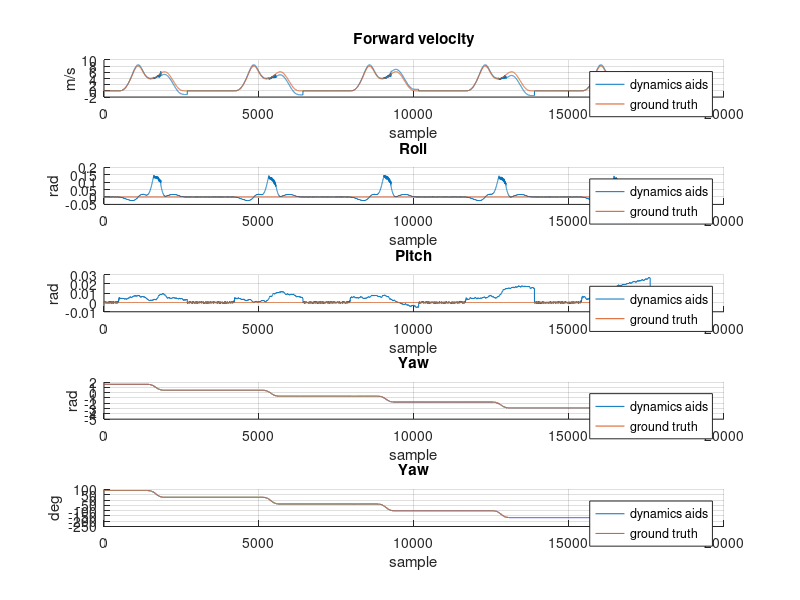

The MATLAB script that drew this image:
close all
clc

load('riferimenti.mat')
load('Dynamics_aided.mat')



%% PLOT DATI
l = length(dynamics_aids);
% Estraggo le componenti di posizione
j = 1;
for i=1:l
    % Estraggo i ground truth
    Vf_gt(j) = ground_truth(2,i);
    phi_gt(j) = ground_truth(3,i);
    theta_gt(j) = ground_truth(4,i);
    psi_gt(j) = ground_truth(5,i);
    % Estraggo le grandezze stimate
    Vf_da(j) = dynamics_aids(2,i);
    phi_da(j) = dynamics_aids(3,i);
    theta_da(j) = dynamics_aids(4,i);
    psi_da(j) = dynamics_aids(5,i);
    j = j + 1;
end

% Plot delle posizioni del drone
figure(1)
subplot(5,1,1)
hold on
plot(Vf_da)
plot(Vf_gt)
legend('dynamics aids', 'ground truth')
title('Forward velocity')
xlabel('sample')
ylabel('m/s')
grid on

subplot(5,1,2)
hold on
plot(phi_da)
plot(phi_gt)
legend('dynamics aids', 'ground truth')
title('Roll')
xlabel('sample')
ylabel('rad')
grid on

subplot(5,1,3)
hold on
plot(theta_da)
plot(theta_gt)
legend('dynamics aids', 'ground truth')
title('Pitch')
xlabel('sample')
ylabel('rad')
grid on

subplot(5,1,4)
hold on
plot(psi_da)
plot(psi_gt)
legend('dynamics aids', 'ground truth')
title('Yaw')
xlabel('sample')
ylabel('rad')
grid on

subplot(5,1,5)
psi_deg = rad2deg(psi_da);
psi_gt_deg = rad2deg(psi_gt);
hold on
plot(psi_deg)
plot(psi_gt_deg)
legend('dynamics aids', 'ground truth')
title('Yaw')
xlabel('sample')
ylabel('deg')
grid on